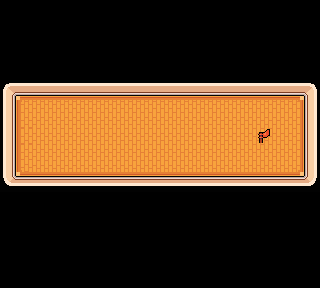

Rendered tile map (Tiled .tmx) drawn with the repository's tilesets; below, a short description and the full map source, tile grids included:
An orthogonal 20x18 tile map with 16x16 px tiles, 2 tile layers (indoor, flag), 2 tilesets.

<map version="1.0" orientation="orthogonal" renderorder="right-down" width="20" height="18" tilewidth="16" tileheight="16" nextobjectid="1">
 <tileset firstgid="1" name="lvl1" tilewidth="16" tileheight="16" tilecount="231">
  <image source="../background-elements/indoor-tileset.png" width="336" height="176" />
 </tileset>
 <tileset firstgid="232" name="flag" tilewidth="16" tileheight="16" tilecount="1">
  <image source="../background-elements/flag.gif" width="16" height="16" />
 </tileset>
 <layer name="indoor" width="20" height="18">
  <data encoding="csv">
0,0,0,0,0,0,0,0,0,0,0,0,0,0,0,0,0,0,0,0,
0,0,0,0,0,0,0,0,0,0,0,0,0,0,0,0,0,0,0,0,
0,0,0,0,0,0,0,0,0,0,0,0,0,0,0,0,0,0,0,0,
0,0,0,0,0,0,0,0,0,0,0,0,0,0,0,0,0,0,0,0,
0,0,0,0,0,0,0,0,0,0,0,0,0,0,0,0,0,0,0,0,
1,2,2,2,2,2,2,2,2,2,2,2,2,2,2,2,2,2,5,6,
22,23,24,24,24,24,24,24,24,24,24,24,24,24,24,24,24,24,26,27,
22,44,45,45,45,45,45,45,45,45,45,45,45,45,45,45,45,45,47,27,
43,44,45,45,45,45,45,45,45,45,45,45,45,45,45,45,45,45,47,48,
64,44,45,45,45,45,45,45,45,45,45,45,45,45,45,45,45,45,47,69,
64,65,66,66,66,66,66,66,66,66,66,66,66,66,66,66,66,66,68,48,
85,86,86,86,86,86,86,86,86,86,86,86,86,86,86,86,86,86,86,90,
0,0,0,0,0,0,0,0,0,0,0,0,0,0,0,0,0,0,0,0,
0,0,0,0,0,0,0,0,0,0,0,0,0,0,0,0,0,0,0,0,
0,0,0,0,0,0,0,0,0,0,0,0,0,0,0,0,0,0,0,0,
0,0,0,0,0,0,0,0,0,0,0,0,0,0,0,0,0,0,0,0,
0,0,0,0,0,0,0,0,0,0,0,0,0,0,0,0,0,0,0,0,
0,0,0,0,0,0,0,0,0,0,0,0,0,0,0,0,0,0,0,0
</data>
 </layer>
 <layer name="flag" width="20" height="18">
  <data encoding="csv">
0,0,0,0,0,0,0,0,0,0,0,0,0,0,0,0,0,0,0,0,
0,0,0,0,0,0,0,0,0,0,0,0,0,0,0,0,0,0,0,0,
0,0,0,0,0,0,0,0,0,0,0,0,0,0,0,0,0,0,0,0,
0,0,0,0,0,0,0,0,0,0,0,0,0,0,0,0,0,0,0,0,
0,0,0,0,0,0,0,0,0,0,0,0,0,0,0,0,0,0,0,0,
0,0,0,0,0,0,0,0,0,0,0,0,0,0,0,0,0,0,0,0,
0,0,0,0,0,0,0,0,0,0,0,0,0,0,0,0,0,0,0,0,
0,0,0,0,0,0,0,0,0,0,0,0,0,0,0,0,0,0,0,0,
0,0,0,0,0,0,0,0,0,0,0,0,0,0,0,0,232,0,0,0,
0,0,0,0,0,0,0,0,0,0,0,0,0,0,0,0,0,0,0,0,
0,0,0,0,0,0,0,0,0,0,0,0,0,0,0,0,0,0,0,0,
0,0,0,0,0,0,0,0,0,0,0,0,0,0,0,0,0,0,0,0,
0,0,0,0,0,0,0,0,0,0,0,0,0,0,0,0,0,0,0,0,
0,0,0,0,0,0,0,0,0,0,0,0,0,0,0,0,0,0,0,0,
0,0,0,0,0,0,0,0,0,0,0,0,0,0,0,0,0,0,0,0,
0,0,0,0,0,0,0,0,0,0,0,0,0,0,0,0,0,0,0,0,
0,0,0,0,0,0,0,0,0,0,0,0,0,0,0,0,0,0,0,0,
0,0,0,0,0,0,0,0,0,0,0,0,0,0,0,0,0,0,0,0
</data>
 </layer>
</map>
